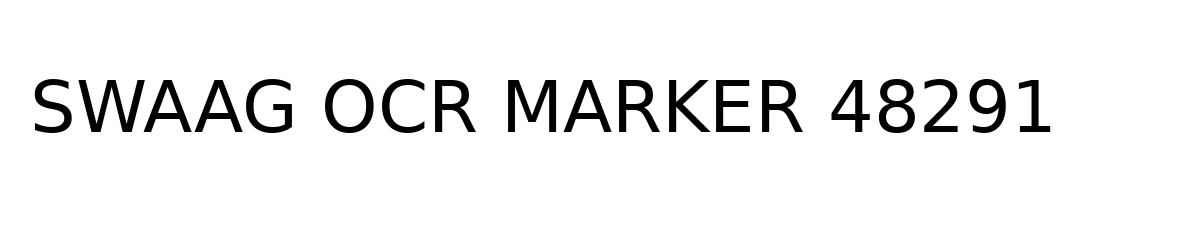
#> input picture src/swaag/benchmark/fixtures/attachment_ocr.png, 1200 x 240 px; its folder holds only this picture in this run
$ python -i slideaudit_pixels_only_visual_baselines_20261025.py   (imports and definitions only)
#> lines starting #> are read from the running program, lines starting #| are printed output that depends on the picture; after the words box and inside, x2 and y2 are one past the last pixel; in counts of white or black regions, pixels touching at a corner belong together
#!/usr/bin/env python3
"""Evaluate REAL human-judged visual design errors using PIXELS ONLY.

SlideAudit UIST'25 2400 slide images with 3 independent human raters; selected
343 original/synthesized actual slide raster images by independent human label
positive/control matching fixed BEFORE classifier predictions. Only source
JPEG/PNG pixel and file identity reach detector; original human categories,
positive/negative and bounding boxes never passed until raw feature checkpoint
has completed. The source dataset is not application GUIs and is partially
synthetically altered. Do NOT claim success on GUI product rendering from it.

Frozen cheap candidate checks:
 (1) Text color contrast inferred from inside Tesseract word glyph boxes,
     not true WCAG text CSS! Positive if at least 35% word boxes inferred
     contrast ratio < 4.5. Fonts/background images confound.
 (2) Clipping: any recognized word near 2% outer canvas border. Border pixels
     can be an intentional design choice; clipped content may be internal.
 (3) Occluded/overlap text: any two recognized word boxes overlap IoU >=0.15.
     Overlap of shapes not necessarily visible as overlapping OCR words.
Image complexity, text confidences and edge gradients also frozen for AUROC
comparison; no score threshold tuning on source labels in this experiment.

One CPU thread, Tesseract 5.3.4 PSM11 with 10s per slide upper limit. Store
raw OCR text and pixel diagnostics exclusively in /data/var. No GPUs, no user
product renders, original slide images are not edited or added to project Git.
"""
from pathlib import Path
import hashlib,json,datetime,time,os,subprocess,collections,statistics,io,csv,math,resource
from PIL import Image
import numpy as np
import cv2
ROOT=Path('/data/var/perceptual-independent-20261024/slideaudit-public/data/images')
SRC=Path('/data/var/perceptual-independent-20261024/slideaudit_selection_20261025.json')
VAR=Path('/data/var/perceptual-independent-20261024')
RAW=VAR/'slideaudit_343_image_only_ocr_cv_frozen_20261025.json'
CFG={'date':'2026-10-25','source':'SlideAudit UIST25 original 343 human strongly annotated actual/synthetically altered slide images','source_repository_commit':'642d490b7c1d2e78a50a631bfd359433397f3ecf','num_images_expected':343,'tesseract':'Tesseract 5.3.4 PSM 11 TSV','max_image_long_edge_px':1600,'ocr_timeout_seconds':12,'tesseract_cpu_threads':1,'word_min_confidence_for_visual_bbox':25.0,'near_canvas_border_fraction_of_min_dimension':0.02,'low_word_contrast_wcag_like_ratio_threshold':4.5,'slide_low_contrast_fraction_trigger':0.35,'word_overlap_min_iou':0.15,'proxy_contrast':'quantile grayscale relative-luminance contrast between 10th and 90th percentiles INSIDE OCR word rectangle; not glyph/background segmentation or WCAG conformance','Canny':'cv2 Canny thresholds 60,140, image grayscaled, border 2% min dimension','scope':'image-only binary baseline for human-reported design issue categories; not model trained for semantic correctness; no labels in predictor'}

def iou(a,b):
 x0=max(a[0],b[0]);y0=max(a[1],b[1]);x1=min(a[2],b[2]);y1=min(a[3],b[3]);area=max(0,x1-x0)*max(0,y1-y0)
 denom=(a[2]-a[0])*(a[3]-a[1])+(b[2]-b[0])*(b[3]-b[1])-area
 return area/denom if denom>0 else 0.0

def contrast(sub):
 if not sub.size:return None
 # sRGB grayscale linear luminance approximation. Contrast cannot be judged
 # without actual foreground/background separation, this is an image proxy.
 a=np.percentile(sub,[10,90])/255.
 def lin(v):return v/12.92 if v<=.04045 else ((v+.055)/1.055)**2.4
 x,y=lin(float(a[0])),lin(float(a[1]))
 return float((max(x,y)+.05)/(min(x,y)+.05))

def estimate(path):
 t=time.monotonic()
 with Image.open(path) as im:
#> im is the input picture: PIL image 1200x240 RGB; min 0, max 255, mean 240.1
  orig=list(im.size);w,h=im.size;scale=min(1.0,CFG['max_image_long_edge_px']/max(w,h))
#> after `orig = list(im.size)`: orig = [1200, 240]
#> after `w, h = im.size`: w = 1200; h = 240
#> after `scale = min(1.0, CFG['max_image_long_edge_px'] / max(w, h))`: scale = 1
  if scale<1:im=im.resize((max(1,int(w*scale)),max(1,int(h*scale))),Image.Resampling.LANCZOS)
  arr=np.asarray(im.convert('RGB'),dtype=np.uint8).copy()
 H,W=arr.shape[:2]
#> H = 240; W = 1200
 gray=cv2.cvtColor(arr,cv2.COLOR_RGB2GRAY)
 edge=cv2.Canny(gray,60,140)
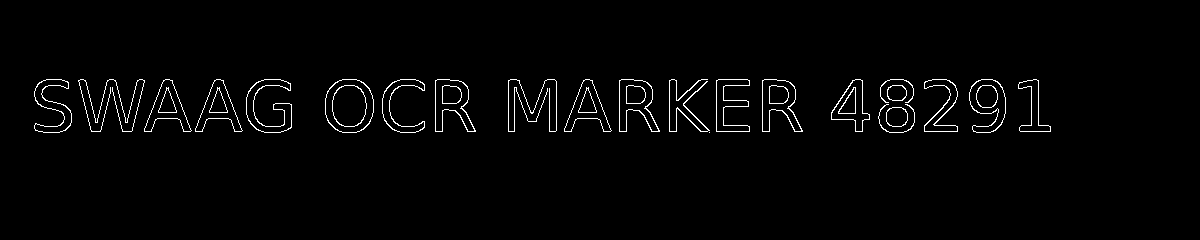
#> edge: shape (240, 1200); 1.9% white in thin lines or dots, all inside (x1, y1, x2, y2) = (34, 79, 1051, 133)
 band=max(2,round(min(W,H)*CFG['near_canvas_border_fraction_of_min_dimension']))
#> band = 5
 border=np.zeros((H,W),dtype=bool);border[:band,:]=True;border[-band:,:]=True;border[:,:band]=True;border[:,-band:]=True
 edges_border=float(np.mean(edge[border]>0));edges_middle=float(np.mean(edge[~border]>0))
#> after `edges_border = float(np.mean(edge[border] > 0))`: edges_border = 0
#> after `edges_middle = float(np.mean(edge[~border] > 0))`: edges_middle = 0.0201
 # Generic image-only mask for content reaching absolute physical slide border.
 screen_means=[float(gray[band:-band,band:-band].mean()),float(gray[border].mean())]
#> screen_means = [239.3, 255]
 env={**os.environ,'OMP_NUM_THREADS':'1','OPENBLAS_NUM_THREADS':'1','OMP_THREAD_LIMIT':'1'}
 try:
#> (the run stopped early here; a loop or call above may not have finished)
